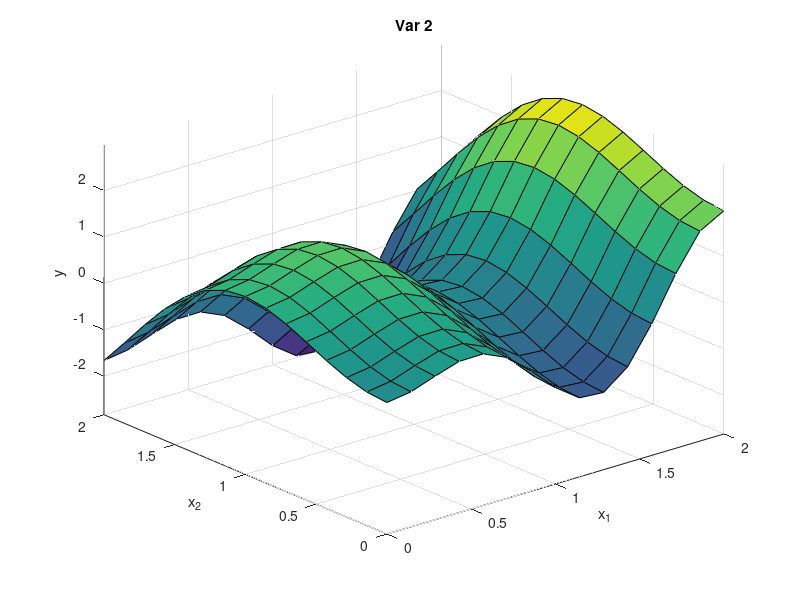

The MATLAB script that drew this image:
%   Нечёткая аппроксимация зависимости: y=x1^2*sin(x2-1) и др.
%                                                      (LR_1_FuzzyApr_ZD.m)
%==========================================================================
close all
%---------------------------------------------
% Построение графика функции  y=x1^2*sin(x2-1)
% в области    x1 e [-7, 3];  x2 e [-4.4, 1.7]
%---------------------------------------------
%
n = 15;         % количество точек дискретизации
% x1 = linspace(-7,     3, n);
% x2 = linspace(-4.4, 1.7, n);
% 
% y = zeros(n, n);
% 
% for i = 1:n
%     y(i,:) = x1.^2 * sin(x2(i)-1);   
% end    
% 
% %---------------------------------------------
% h1 = figure(1);
% set(h1,'Position',[3   737   330   260])
% % get(h1,'Position')
% surf(x1, x2, y)
% axis([min(x1)  max(x1) ...
%       min(x2)  max(x2)  ...
%       min(min(y))  max(max(y)) ]); 
% view(-40,30)
% xlabel('x_1');   ylabel('x_2');   zlabel('y');
% title('Исходная зависимость') 
%
% %==========================================================================
% yx = zeros(n, n);
% 
% % ********************************* Var_1 ***
% 
% x1 = linspace(-3, 0, n);
% x2 = linspace(-2, 2, n);
% 
% for i = 1:n
%     yx(i,:) = -sin(x1).*sin((x1.^2)/pi)-sin(x2(i))*sin((x2(i)^2)/pi);   
% end    
% %---------------------------------------------
% h2 = figure(2);
% set(h2,'Position',[3   392   330   260])
% surf(x1, x2, yx)
% axis([min(x1)  max(x1) ...
%       min(x2)  max(x2)  ...
%       min(min(yx))  max(max(yx)) ]); 
% view(-40,30)
% xlabel('x_1');   ylabel('x_2');   zlabel('y');
% % title('Var 1') 
% 
% % ********************************* Var_2 ***

x1 = linspace(0, 2, n);
x2 = linspace(0, 2, n);

for i = 1:n
    yx(i,:) = x1.*sin(4*x1)+1.1*x2(i)*sin(2*x2(i));   
end    
% %---------------------------------------------
h3 = figure(3);
set(h3,'Position',[3   49   330   260])
surf(x1, x2, yx)
axis([min(x1)  max(x1) ...
      min(x2)  max(x2)  ...
      min(min(yx))  max(max(yx)) ]); 
view(-40,30)
xlabel('x_1');   ylabel('x_2');   zlabel('y');
title('Var 2') 

% % ********************************* Var_3 ***
% 
% x1 = linspace(-4, 2, n);
% x2 = linspace(-5, 3, n);
% 
% yx = zeros(n, n);
% 
% for i = 1:n
%     yx(i,:) = 50-x1.^2 * (cos(x2(i))+1);   
% end    
% %---------------------------------------------
% h4 = figure(4);
% set(h4,'Position',[342   392   330   260])
% surf(x1, x2, yx)
% axis([min(x1)  max(x1) ...
%       min(x2)  max(x2)  ...
%       min(min(yx))  max(max(yx)) ]); 
% view(-40,30)
% xlabel('x_1');   ylabel('x_2');   zlabel('y');
% % title('Var 3') 
% 
% % ********************************* Var_4 ***
% 
% x1 = linspace(-4, 2, n);
% x2 = linspace(-4, 3, n);
% 
% yx = zeros(n, n);
% 
% for i = 1:n
%     yx(i,:) = x1.^2 * (sin(x2(i))+1);   
% end    
% %---------------------------------------------
% h5 = figure(5);
% set(h5,'Position',[342   49   330   260])
% surf(x1, x2, yx)
% axis([min(x1)  max(x1) ...
%       min(x2)  max(x2)  ...
%       min(min(yx))  max(max(yx)) ]); 
% view(-40,30)
% xlabel('x_1');   ylabel('x_2');   zlabel('y');
% % title('Var 4') 

% % ********************************* Var_5 ***
%  
% x1 = linspace(-5, 5, n);
% x2 = linspace(-5, 5, n);
% 
% for i = 1:n
%     yx(i,:) = x1.^2 + x2(i).^2;   
% end    
% %---------------------------------------------
% h6 = figure(6);
% set(h6,'Position',[681   392   330   260])
% surf(x1, x2, yx)
% axis([min(x1)  max(x1) ...
%       min(x2)  max(x2)  ...
%       min(min(yx))  max(max(yx)) ]); 
% view(-40,30)
% xlabel('x_1');   ylabel('x_2');   zlabel('y');
% % title('Var 5') 
% 
% % ********************************* Var_6 ***
% 
% x1 = linspace(-6, 6, n);
% x2 = linspace(-6, 6, n);
% 
% for i = 1:n
%     yx(i,:) = x1.^2 - x2(i).^2;   
% end    
% %---------------------------------------------
% h7 = figure(7);
% set(h7,'Position',[681   49   330   260])
% surf(x1, x2, yx)
% axis([min(x1)  max(x1) ...
%       min(x2)  max(x2)  ...
%       min(min(yx))  max(max(yx)) ]); 
% view(-40,30)
% xlabel('x_1');   ylabel('x_2');   zlabel('y');
% % title('Var 6') 
% 
% % ********************************* Var_7 ***
% 
% x1 = linspace(-8, 8, n);
% x2 = linspace(-8, 8, n);
% 
% for i = 1:n
%     yx(i,:) = -x1.^2 - x2(i).^2;   
% end 
% %---------------------------------------------
% h8 = figure(8);
% set(h8,'Position',[1020  392   330   260])
% surf(x1, x2, yx)
% axis([min(x1)  max(x1) ...
%       min(x2)  max(x2)  ...
%       min(min(yx))  max(max(yx)) ]); 
% view(-40,30)
% xlabel('x_1');   ylabel('x_2');   zlabel('y');
% % title('Var 7') 
% 
% % ********************************* Var_8 ***
% 
% x1 = linspace(-5, 10, n);
% x2 = linspace(-5, 10, n);
% 
% for i = 1:n
%     yx(i,:) = -x1.^2 + 3*x2(i).^2;   
% end    
% %---------------------------------------------
% h9 = figure(9);
% set(h9,'Position',[1020  49   330   260])
% surf(x1, x2, yx)
% axis([min(x1)  max(x1) ...
%       min(x2)  max(x2)  ...
%       min(min(yx))  max(max(yx)) ]); 
% view(-40,30)
% xlabel('x_1');   ylabel('x_2');   zlabel('y');
% % title('Var 8') 
% 
% % ********************************* Var_9 ***
% 
% n = 15;         % количество точек дискретизации
% x1 = linspace(-7,     3, n);
% x2 = linspace(-4.4, 1.7, n);
% 
% y = zeros(n, n);
% 
% for i = 1:n
%     yx(i,:) = -x1.^2 * sin(x2(i)-1);   
% end    
% %---------------------------------------------
% h10 = figure(10);
% set(h10,'Position',[1359 392   330   260])
% surf(x1, x2, yx)
% axis([min(x1)  max(x1) ...
%       min(x2)  max(x2)  ...
%       min(min(yx))  max(max(yx)) ]); 
% view(-40,30)
% xlabel('x_1');   ylabel('x_2');   zlabel('y');
% % title('Var 9') 
% 
% ********************************* Var_10 ***
% 
% x1 = linspace(-5, 5, n);
% x2 = linspace(-5, 5, n);
% 
% for i = 1:n
%     yx(i,:) = sin(0.5*x1)*x2(i).^2;   
% end    
%---------------------------------------------
% h11 = figure(11);
% set(h11,'Position',[1359 49   330   260])
% surf(x1, x2, yx)
% axis([min(x1)  max(x1) ...
%       min(x2)  max(x2)  ...
%       min(min(yx))  max(max(yx)) ]); 
% view(-40,30)
% xlabel('x_1');   ylabel('x_2');   zlabel('y');
% title('Var 10') 
% 
% % ********************************************
% % ********************************* Var_11 ***
% 
% x1 = linspace(0, 2*pi, n);
% x2 = linspace(0, 1, n);
% 
% for i = 1:n
%     yx(i,:) = sin(x1)*exp(-3*x2(i));   
% end    
% %---------------------------------------------
% h12 = figure(12);
% set(h12,'Position',[1359 49   330   260])
% surf(x1, x2, yx)
% axis([min(x1)  max(x1) ...
%       min(x2)  max(x2)  ...
%       min(min(yx))  max(max(yx)) ]); 
% view(-40,30)
% xlabel('x_1');   ylabel('x_2');   zlabel('y');
% % title('Var 11') 
% 
% % ********************************* Var_12 ***
% 
% x1 = linspace(0, pi, n);
% x2 = linspace(0.1, 5, n);
% 
% for i = 1:n
%     yx(i,:) = sin(x1).^2*log(x2(i));   
% end    
% %---------------------------------------------
% h13 = figure(13);
% set(h13,'Position',[1359 49   330   260])
% surf(x1, x2, yx)
% axis([min(x1)  max(x1) ...
%       min(x2)  max(x2)  ...
%       min(min(yx))  max(max(yx)) ]); 
% view(-40,30)
% xlabel('x_1');   ylabel('x_2');   zlabel('y');
% % title('Var 12') 
% 
% % ********************************* Var_13 ***
% 
% x1 = linspace(0, pi, n);
% x2 = linspace(-1, 1, n);
% 
% for i = 1:n
%     yx(i,:) = sin(x1-2*x2(i)).^2*exp(-abs(x2(i)));   
% end    
% %---------------------------------------------
% h14 = figure(14);
% set(h14,'Position',[1359 49   330   260])
% surf(x1, x2, yx)
% axis([min(x1)  max(x1) ...
%       min(x2)  max(x2)  ...
%       min(min(yx))  max(max(yx)) ]); 
% view(-40,30)
% xlabel('x_1');   ylabel('x_2');   zlabel('y');
% % title('Var 13') 
% 
% % ********************************* Var_14 ***
% 
% x1 = linspace(-2, 2, n);
% x2 = linspace(-1, 1, n);
% 
% for i = 1:n
%     yx(i,:) = (x1.^2*x2(i)^2 + 2*x1*x2(i)-3)./(x1.^2 +x2(i)^2+1); 
% end    
% ---------------------------------------------
% h15 = figure(15);
% set(h15,'Position',[1359 49   330   260])
% surf(x1, x2, yx)
% axis([min(x1)  max(x1) ...
%       min(x2)  max(x2)  ...
%       min(min(yx))  max(max(yx)) ]); 
% view(-40,30)
% xlabel('x_1');   ylabel('x_2');   zlabel('y');
% % title('Var 14') 
% 
% % ********************************* Var_15 ***
% 
% x1 = linspace(-0.1, 1.5, n);
% x2 = linspace(-pi, pi, n);
% 
% for i = 1:n
%     yx(i,:) = sin(x1*x2(i))./x1; 
% end    
% %---------------------------------------------
% h16 = figure(16);
% set(h16,'Position',[1359 49   330   260])
% surf(x1, x2, yx)
% axis([min(x1)  max(x1) ...
%       min(x2)  max(x2)  ...
%       min(min(yx))  max(max(yx)) ]); 
% view(-40,30)
% xlabel('x_1');   ylabel('x_2');   zlabel('y');
% % title('Var 15') 
% 
% % ********************************* Var_16 ***
% 
% x1 = linspace(0, 4, n);
% x2 = linspace(0, 4, n);
% 
% for i = 1:n
%     yx(i,:) = (1+x1*x2(i)).*(3-x1)*(4-x2(i)); 
% end    
% %---------------------------------------------
% h17 = figure(17);
% set(h17,'Position',[1359 49   330   260])
% surf(x1, x2, yx)
% axis([min(x1)  max(x1) ...
%       min(x2)  max(x2)  ...
%       min(min(yx))  max(max(yx)) ]); 
% view(-40,30)
% xlabel('x_1');   ylabel('x_2');   zlabel('y');
% % title('Var 16') 
% 
% % ********************************* Var_17 ***
% 
% x1 = linspace(-1.5, 1.5, n);
% x2 = linspace(-2.2, 2.2, n);
% 
% for i = 1:n
%     yx(i,:) = exp(-abs(x1)).*(x1.^5+x2(i)^4).*sin(x1*x2(i));
% end    
% %---------------------------------------------
% h18 = figure(18);
% set(h18,'Position',[1359 49   330   260])
% surf(x1, x2, yx)
% axis([min(x1)  max(x1) ...
%       min(x2)  max(x2)  ...
%       min(min(yx))  max(max(yx)) ]); 
% view(-40,30)
% xlabel('x_1');   ylabel('x_2');   zlabel('y');
% % title('Var 17') 
% 
% % ********************************* Var_18 ***
% 
% x1 = linspace(-1*pi, 1*pi, n);
% x2 = linspace(-3, 3, n);
% 
% for i = 1:n
%     yx(i,:) = (x2(i)^2-3)*sin(x1/(abs(x2(i))+1));
% end    
% ---------------------------------------------
% h19 = figure(19);
% set(h19,'Position',[1359 49   330   260])
% surf(x1, x2, yx)
% axis([min(x1)  max(x1) ...
%       min(x2)  max(x2)  ...
%       min(min(yx))  max(max(yx)) ]); 
% view(-40,30)
% xlabel('x_1');   ylabel('x_2');   zlabel('y');
% title('Var 18') 
% 
% % ********************************************
% 
